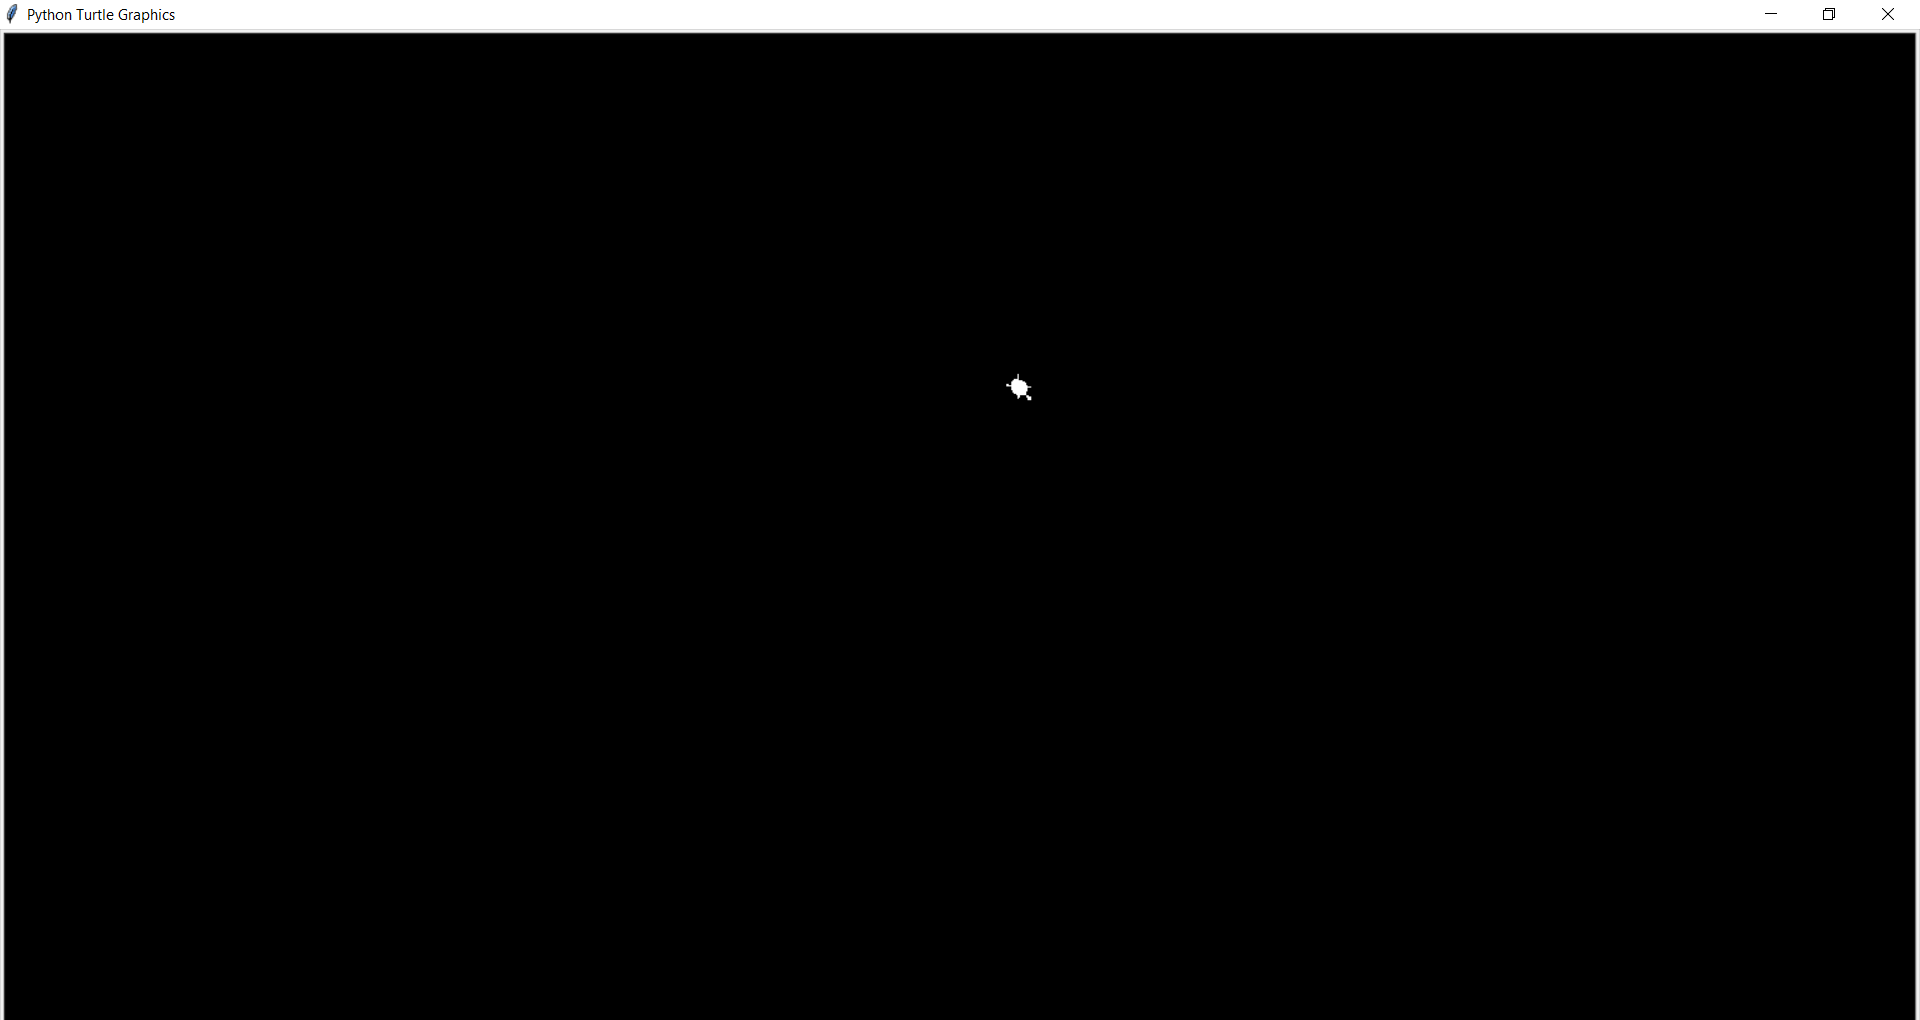

Generate this figure with Python:
import turtle as t
import random as rd


def inside_window():
    left_limit = -t.window_width() / 2 + 100
    right_limit = t.window_height() / 2 - 100

    top_limit = t.window_height() / 2 - 100
    bottom_limit = -t.window_height() / 2 + 100

    x, y = t.pos()
    return left_limit < x < right_limit and bottom_limit < y < top_limit


def move_turtle():
    dist = rd.randint(50, 250)
    if inside_window():
        t.right(angle=rd.randint(0, 180))
        t.forward(dist)
    else:
        t.backward(dist)


wn = t.getscreen()
wn.bgcolor("black")

t.shape('turtle')
t.fillcolor("white")
t.speed('slow')

while True:
    move_turtle()

wn.mainloop()
